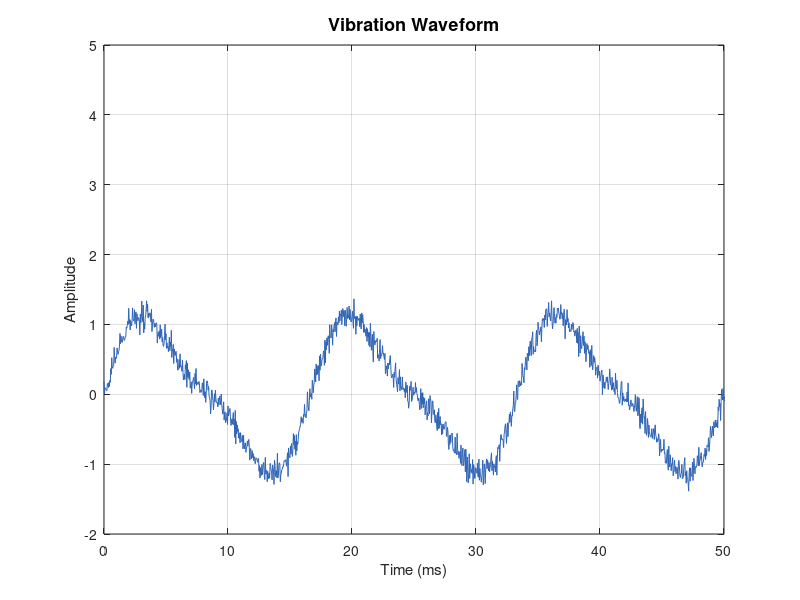
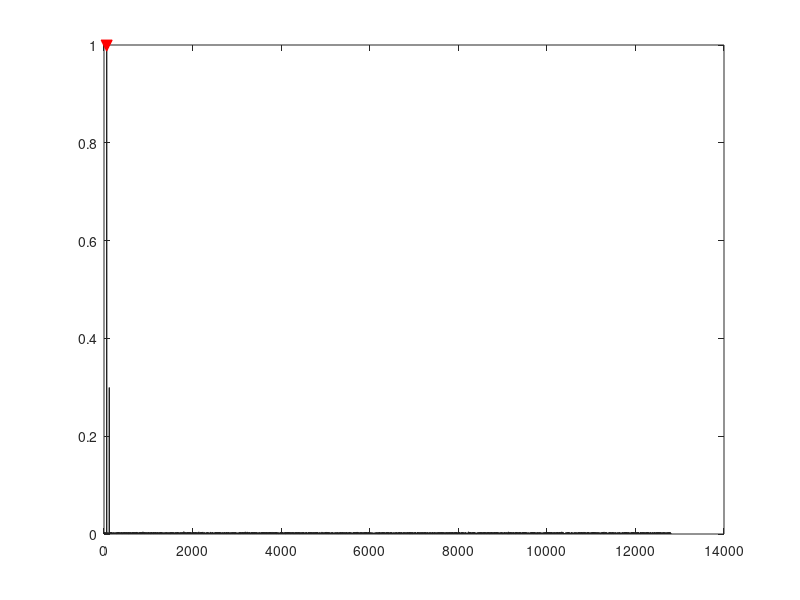

The MATLAB source for these figures, in order: (Note: this script raises an error after producing the figures.)
%% Vibration Signal Analysis — MATLAB
% Machine Health Monitoring & Fault Diagnosis System
% ---------------------------------------------------------
% Performs: FFT, RMS, Kurtosis, Envelope Analysis
% Input:    CSV of raw vibration data (one column per bearing)
% Output:   Plots + feature table saved to ../data/processed/
%
% Usage:
%   Run section-by-section (Ctrl+Enter) or run the full script.
%   Ensure `vibration_data.csv` is in ../data/raw/

clear; clc; close all;

%% ── Parameters ──────────────────────────────────────────────────────────────
Fs          = 25600;        % Sampling rate [Hz]
signal_col  = 1;            % Which bearing column to analyse (1-indexed)
data_file   = fullfile('..', 'data', 'raw', 'vibration_data.csv');
output_dir  = fullfile('..', 'data', 'processed');

%% ── Load data ───────────────────────────────────────────────────────────────
if ~isfile(data_file)
    fprintf('[WARN] Data file not found: %s\n', data_file);
    fprintf('       Generating synthetic demo signal instead.\n');
    t   = (0 : 1/Fs : 1 - 1/Fs)';          % 1-second window
    sig = sin(2*pi*60*t) ...               % Shaft frequency
        + 0.3*sin(2*pi*120*t) ...          % Bearing fault frequency
        + 0.1*randn(size(t));              % Noise
    % Add impulsive bearing faults
    impulse_idx = randperm(length(sig), 20);
    sig(impulse_idx) = sig(impulse_idx) + 3;
else
    raw = readmatrix(data_file);
    sig = raw(:, signal_col);
    t   = (0 : length(sig)-1)' / Fs;
    fprintf('[OK]  Loaded %d samples from %s\n', length(sig), data_file);
end

N = length(sig);

%% ── 1. Time-domain Waveform ─────────────────────────────────────────────────
figure('Name', 'Vibration Waveform', 'Position', [100 600 900 280]);
plot(t*1000, sig, 'Color', [0.18 0.39 0.71], 'LineWidth', 0.6);
xlabel('Time (ms)'); ylabel('Amplitude');
title('Vibration Waveform', 'FontSize', 13, 'FontWeight', 'bold');
grid on; xlim([0 50]);

%% ── 2. FFT Spectrum ─────────────────────────────────────────────────────────
Y    = fft(sig);
P2   = abs(Y/N);
P1   = P2(1 : floor(N/2)+1);
P1(2:end-1) = 2*P1(2:end-1);
f    = Fs * (0 : floor(N/2)) / N;

[peak_amp, peak_idx] = max(P1);
peak_freq = f(peak_idx);

figure('Name', 'FFT Spectrum', 'Position', [100 250 900 280]);
plot(f, P1, 'Color', [0.13 0.13 0.13], 'LineWidth', 0.8);
hold on;
plot(peak_freq, peak_amp, 'rv', 'MarkerSize', 8, 'MarkerFaceColor', 'r');
xline(peak_freq, '--r', sprintf('Peak: %.1f Hz', peak_freq), 'LabelHorizontalAlignment', 'left');
xlabel('Frequency (Hz)'); ylabel('Amplitude');
title('Single-Sided Amplitude Spectrum', 'FontSize', 13, 'FontWeight', 'bold');
grid on; xlim([0 Fs/2]);

%% ── 3. Envelope Analysis (demodulation) ─────────────────────────────────────
% Band-pass filter around bearing fault frequency, then envelope
bp_low  = 2000;     % Hz — adjust to bearing fault frequency band
bp_high = 8000;
[b_bp, a_bp] = butter(4, [bp_low, bp_high]/(Fs/2), 'bandpass');
sig_bp = filtfilt(b_bp, a_bp, sig);

envelope = abs(hilbert(sig_bp));     % Hilbert envelope

Y_env = fft(envelope);
P_env = abs(Y_env/N);
P_env = P_env(1 : floor(N/2)+1);
P_env(2:end-1) = 2*P_env(2:end-1);

figure('Name', 'Envelope Spectrum', 'Position', [100 0 900 280]);
subplot(2,1,1);
plot(t*1000, envelope, 'Color', [0.80 0.20 0.20], 'LineWidth', 0.7);
xlabel('Time (ms)'); ylabel('Envelope Amplitude');
title('Signal Envelope (Hilbert)', 'FontSize', 12, 'FontWeight', 'bold');
grid on; xlim([0 50]);

subplot(2,1,2);
plot(f, P_env, 'Color', [0.13 0.13 0.13], 'LineWidth', 0.8);
xlabel('Frequency (Hz)'); ylabel('Amplitude');
title('Envelope Spectrum (BPFI/BPFO detection)', 'FontSize', 12, 'FontWeight', 'bold');
grid on; xlim([0 500]);

%% ── 4. Time-domain feature calculation ──────────────────────────────────────
rms_val      = rms(sig);
kurtosis_val = kurtosis(sig);
crest_factor = max(abs(sig)) / rms_val;
peak_to_peak = max(sig) - min(sig);
skew_val     = skewness(sig);

fprintf('\n────────────────────────────────────\n');
fprintf('  Time-Domain Feature Summary\n');
fprintf('────────────────────────────────────\n');
fprintf('  RMS               : %8.4f\n', rms_val);
fprintf('  Kurtosis          : %8.4f\n', kurtosis_val);
fprintf('  Crest Factor      : %8.4f\n', crest_factor);
fprintf('  Peak-to-Peak      : %8.4f\n', peak_to_peak);
fprintf('  Skewness          : %8.4f\n', skew_val);
fprintf('  FFT Peak Freq     : %8.1f Hz\n', peak_freq);
fprintf('  FFT Peak Amp      : %8.4f\n', peak_amp);

%% ── 5. Health assessment (rule-based) ───────────────────────────────────────
fprintf('\n────────────────────────────────────\n');
fprintf('  Condition Assessment\n');
fprintf('────────────────────────────────────\n');

if kurtosis_val > 6 || crest_factor > 8
    status = 'CRITICAL — Bearing fault likely. Immediate inspection.';
elseif kurtosis_val > 4 || crest_factor > 5
    status = 'WARNING  — Elevated impulsiveness. Increase monitoring.';
else
    status = 'NORMAL   — Healthy operating signature.';
end
fprintf('  Status: %s\n\n', status);

%% ── 6. Export feature table to CSV ──────────────────────────────────────────
if ~isfolder(output_dir)
    mkdir(output_dir);
end

feature_table = table( ...
    rms_val, kurtosis_val, crest_factor, peak_to_peak, skew_val, ...
    peak_freq, peak_amp, ...
    'VariableNames', {'rms','kurtosis','crest_factor','peak_to_peak','skewness', ...
                      'fft_peak_freq','fft_peak_amplitude'} ...
);

out_csv = fullfile(output_dir, 'matlab_features.csv');
writetable(feature_table, out_csv);
fprintf('[OK]  Features exported → %s\n', out_csv);
